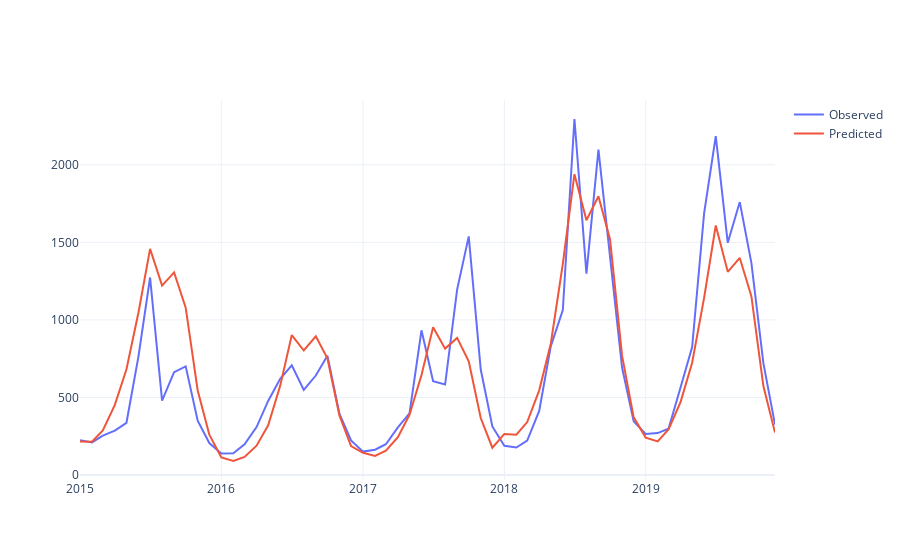
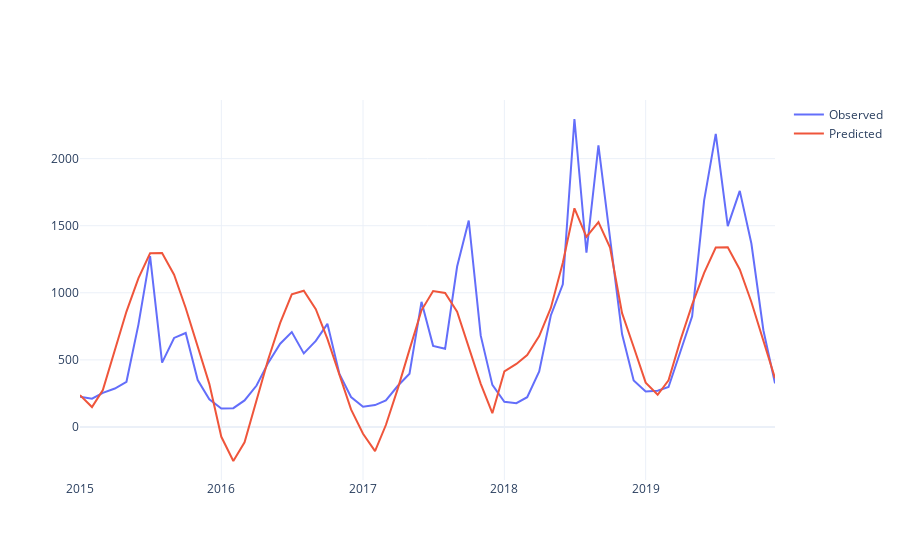

The code cell stored with these charts, in order, in its notebook:
### Code cell
pred_years = [2015,2016,2017,2018,2019]
test_obs = df.loc["2015-01-01":"2019-12-31",:]
for hydro_station in hydro_stations:
    df = pd.read_csv(f'../data/{hydro_station.lower()}_natural_monthly_flow.csv', parse_dates=['date'], index_col='date')
    modes = [
        'multiplicative',
        # 'additive'
    ]
    for mode in modes:
        test_pred = pd.DataFrame()
        train_r2_list = []
        for year in pred_years:
            train = df.loc[:"{}-12-31".format(year-1),:]
            test = df.loc["{}-01-01".format(year):"{}-12-31".format(year),:]
            # decompose the data using seasonal_decompose
            decomposition = seasonal_decompose(train['flow(m^3/s)'], model=mode, period=12,extrapolate_trend=1)
            # decomposition = seasonal_decompose(train['flow(m^3/s)'], model='additive', period=12,extrapolate_trend=1)
            # extract the trend component
            trend = decomposition.trend
            seasonal = decomposition.seasonal
            residual = decomposition.resid
            # fit the ARIMA model to the trend component
            model = pm.auto_arima(trend, 
                                  seasonal=False, 
                                  information_criterion='bic',
                                  trace=True,
                                  error_action='ignore',  
                                  suppress_warnings=True, 
                                  stepwise=True)
            model.summary()
            train_trend_pred = model.predict_in_sample()
            test_trend_pred = model.predict(n_periods=len(test))
            # fit the ARIMA model to the seasonal component
            model = pm.auto_arima(seasonal, 
                                  m = 12,
                                  seasonal_test = 'ch',
                                  seasonal=True, 
                                  information_criterion='bic',
                                  trace=True,
                                  error_action='ignore',  
                                  suppress_warnings=True, 
                                  stepwise=True)
            model.summary()
            train_seasonal_pred = model.predict_in_sample()
            test_seasonal_pred = model.predict(n_periods=len(test))
            # fit the ARIMA model to the residual component
            model = pm.auto_arima(residual, 
                                  seasonal=False, 
                                  information_criterion='bic',
                                  trace=True,
                                  error_action='ignore',  
                                  suppress_warnings=True, 
                                  stepwise=True)
            model.summary()
            train_residual_pred = model.predict_in_sample()
            test_residual_pred = model.predict(n_periods=len(test))
            # combine the trend, seasonal, and residual components
            if mode == 'multiplicative':
                train_pred_year = train_trend_pred * train_seasonal_pred * train_residual_pred
                test_pred_year = test_trend_pred * test_seasonal_pred * test_residual_pred
            else:
                train_pred_year = train_trend_pred + train_seasonal_pred + train_residual_pred
                test_pred_year = test_trend_pred + test_seasonal_pred + test_residual_pred

            train_pred_year.index = train.index
            train_pred_year.name = "SimFlow(m^3/s)"
            train_result = pd.concat([train,train_pred_year],axis=1)
            train_result.to_csv(f'../result/ARIMAPredData/seasonal_decompose_{mode}_arima_train_sim_{hydro_station.lower()}_before_{year}.csv')
            train_r2 = r2_score(train['flow(m^3/s)'], train_pred_year)
            train_r2_list.append(train_r2)
            test_pred_year.index = test.index
            test_pred_year.name = "flow(m^3/s)"
            test_pred = pd.concat([test_pred,test_pred_year])

        print(sum(train_r2_list)/len(train_r2_list))
        print(r2_score(test_obs,test_pred)) # 0.6934 multiplicative;0.5988 additive
        test_pred.index.name = 'date'
        test_pred.to_csv(f'../result/ARIMAPredData/seasonal_decompose_{mode}_arima_pred_{hydro_station.lower()}_{pred_years[0]}_{pred_years[-1]}.csv')

        # visualize the results using plotly
        fig = go.Figure()
        fig.add_trace(go.Scatter(x=test_obs.index, y=test_obs['flow(m^3/s)'], mode='lines', name='Observed'))
        fig.add_trace(go.Scatter(x=test_pred.index, y=test_pred['flow(m^3/s)'], mode='lines', name='Predicted'))
        fig.show()

        # Best model:  ARIMA(5,0,1)(0,0,0)[0] intercept m=1
        # Total fit time: 5.661 seconds
        # 0.8163614700601103
        # 0.6934717968558676

        # Best model:  ARIMA(5,0,0)(0,0,0)[0] intercept m=6
        # Total fit time: 4.456 seconds
        # 0.8403380825495306
        # 0.7699084203586042

### Figure 1 — Plotly figure (JSON) as saved in the notebook; plotly's stock layout.template omitted (floating-point values rounded to 4 significant figures)
{"data": [{"mode": "lines", "name": "Observed", "type": "scatter", "x": ["2015-01-01T00:00:00", "2015-02-01T00:00:00", "2015-03-01T00:00:00", "2015-04-01T00:00:00", "2015-05-01T00:00:00", "2015-06-01T00:00:00", "2015-07-01T00:00:00", "2015-08-01T00:00:00", "2015-09-01T00:00:00", "2015-10-01T00:00:00", "2015-11-01T00:00:00", "2015-12-01T00:00:00", "2016-01-01T00:00:00", "2016-02-01T00:00:00", "2016-03-01T00:00:00", "2016-04-01T00:00:00", "2016-05-01T00:00:00", "2016-06-01T00:00:00", "2016-07-01T00:00:00", "2016-08-01T00:00:00", "2016-09-01T00:00:00", "2016-10-01T00:00:00", "2016-11-01T00:00:00", "2016-12-01T00:00:00", "2017-01-01T00:00:00", "2017-02-01T00:00:00", "2017-03-01T00:00:00", "2017-04-01T00:00:00", "2017-05-01T00:00:00", "2017-06-01T00:00:00", "2017-07-01T00:00:00", "2017-08-01T00:00:00", "2017-09-01T00:00:00", "2017-10-01T00:00:00", "2017-11-01T00:00:00", "2017-12-01T00:00:00", "2018-01-01T00:00:00", "2018-02-01T00:00:00", "2018-03-01T00:00:00", "2018-04-01T00:00:00", "2018-05-01T00:00:00", "2018-06-01T00:00:00", "2018-07-01T00:00:00", "2018-08-01T00:00:00", "2018-09-01T00:00:00", "2018-10-01T00:00:00", "2018-11-01T00:00:00", "2018-12-01T00:00:00", "2019-01-01T00:00:00", "2019-02-01T00:00:00", "2019-03-01T00:00:00", "2019-04-01T00:00:00", "2019-05-01T00:00:00", "2019-06-01T00:00:00", "2019-07-01T00:00:00", "2019-08-01T00:00:00", "2019-09-01T00:00:00", "2019-10-01T00:00:00", "2019-11-01T00:00:00", "2019-12-01T00:00:00"], "y": [224.6, 210.2, 253.9, 286.2, 336.5, 764.8, 1273.0, 479.1, 663.4, 700.3, 350, 205.7, 137.9, 140.1, 197.8, 308.6, 477.4, 620.6, 707.5, 548.3, 641.4, 768.7, 395.1, 223.2, 150.7, 163.1, 198.2, 306.8, 397.2, 932.8, 604.5, 583.3, 1196.0, 1539.0, 680.3, 313.1, 188, 177.1, 221.5, 413.3, 831.1, 1063.0, 2295.0, 1298.0, 2098.0, 1399.0, 692.8, 345.8, 264.1, 270.2, 298.1, 564.5, 825, 1689.0, 2185.0, 1497.0, 1760.0, 1367.0, 721.2, 324.5]}, {"mode": "lines", "name": "Predicted", "type": "scatter", "x": ["2015-01-01T00:00:00", "2015-02-01T00:00:00", "2015-03-01T00:00:00", "2015-04-01T00:00:00", "2015-05-01T00:00:00", "2015-06-01T00:00:00", "2015-07-01T00:00:00", "2015-08-01T00:00:00", "2015-09-01T00:00:00", "2015-10-01T00:00:00", "2015-11-01T00:00:00", "2015-12-01T00:00:00", "2016-01-01T00:00:00", "2016-02-01T00:00:00", "2016-03-01T00:00:00", "2016-04-01T00:00:00", "2016-05-01T00:00:00", "2016-06-01T00:00:00", "2016-07-01T00:00:00", "2016-08-01T00:00:00", "2016-09-01T00:00:00", "2016-10-01T00:00:00", "2016-11-01T00:00:00", "2016-12-01T00:00:00", "2017-01-01T00:00:00", "2017-02-01T00:00:00", "2017-03-01T00:00:00", "2017-04-01T00:00:00", "2017-05-01T00:00:00", "2017-06-01T00:00:00", "2017-07-01T00:00:00", "2017-08-01T00:00:00", "2017-09-01T00:00:00", "2017-10-01T00:00:00", "2017-11-01T00:00:00", "2017-12-01T00:00:00", "2018-01-01T00:00:00", "2018-02-01T00:00:00", "2018-03-01T00:00:00", "2018-04-01T00:00:00", "2018-05-01T00:00:00", "2018-06-01T00:00:00", "2018-07-01T00:00:00", "2018-08-01T00:00:00", "2018-09-01T00:00:00", "2018-10-01T00:00:00", "2018-11-01T00:00:00", "2018-12-01T00:00:00", "2019-01-01T00:00:00", "2019-02-01T00:00:00", "2019-03-01T00:00:00", "2019-04-01T00:00:00", "2019-05-01T00:00:00", "2019-06-01T00:00:00", "2019-07-01T00:00:00", "2019-08-01T00:00:00", "2019-09-01T00:00:00", "2019-10-01T00:00:00", "2019-11-01T00:00:00", "2019-12-01T00:00:00"], "y": [215.7, 214.2, 288.0, 451.8, 681.5, 1048.0, 1458.0, 1221.0, 1306.0, 1079.0, 545.2, 260.4, 112.8, 90.17, 116.5, 188.6, 320.6, 574.7, 902.1, 802.8, 893.9, 752.9, 383.8, 186.9, 143.2, 123.3, 156.5, 244.3, 388.2, 644.4, 952.4, 814.8, 883.9, 733.1, 367.1, 175.8, 264.6, 259.6, 341.2, 545.7, 847.9, 1362.0, 1940.0, 1642.0, 1797.0, 1518.0, 769.0, 371.8, 241.0, 216.9, 293.2, 470.2, 724.1, 1144.0, 1609.0, 1310.0, 1399.0, 1153.0, 573.4, 274.0]}], "layout": {}}

### Figure 2 — Plotly figure (JSON) as saved in the notebook; plotly's stock layout.template omitted (floating-point values rounded to 4 significant figures)
{"data": [{"mode": "lines", "name": "Observed", "type": "scatter", "x": ["2015-01-01T00:00:00", "2015-02-01T00:00:00", "2015-03-01T00:00:00", "2015-04-01T00:00:00", "2015-05-01T00:00:00", "2015-06-01T00:00:00", "2015-07-01T00:00:00", "2015-08-01T00:00:00", "2015-09-01T00:00:00", "2015-10-01T00:00:00", "2015-11-01T00:00:00", "2015-12-01T00:00:00", "2016-01-01T00:00:00", "2016-02-01T00:00:00", "2016-03-01T00:00:00", "2016-04-01T00:00:00", "2016-05-01T00:00:00", "2016-06-01T00:00:00", "2016-07-01T00:00:00", "2016-08-01T00:00:00", "2016-09-01T00:00:00", "2016-10-01T00:00:00", "2016-11-01T00:00:00", "2016-12-01T00:00:00", "2017-01-01T00:00:00", "2017-02-01T00:00:00", "2017-03-01T00:00:00", "2017-04-01T00:00:00", "2017-05-01T00:00:00", "2017-06-01T00:00:00", "2017-07-01T00:00:00", "2017-08-01T00:00:00", "2017-09-01T00:00:00", "2017-10-01T00:00:00", "2017-11-01T00:00:00", "2017-12-01T00:00:00", "2018-01-01T00:00:00", "2018-02-01T00:00:00", "2018-03-01T00:00:00", "2018-04-01T00:00:00", "2018-05-01T00:00:00", "2018-06-01T00:00:00", "2018-07-01T00:00:00", "2018-08-01T00:00:00", "2018-09-01T00:00:00", "2018-10-01T00:00:00", "2018-11-01T00:00:00", "2018-12-01T00:00:00", "2019-01-01T00:00:00", "2019-02-01T00:00:00", "2019-03-01T00:00:00", "2019-04-01T00:00:00", "2019-05-01T00:00:00", "2019-06-01T00:00:00", "2019-07-01T00:00:00", "2019-08-01T00:00:00", "2019-09-01T00:00:00", "2019-10-01T00:00:00", "2019-11-01T00:00:00", "2019-12-01T00:00:00"], "y": [224.6, 210.2, 253.9, 286.2, 336.5, 764.8, 1273.0, 479.1, 663.4, 700.3, 350, 205.7, 137.9, 140.1, 197.8, 308.6, 477.4, 620.6, 707.5, 548.3, 641.4, 768.7, 395.1, 223.2, 150.7, 163.1, 198.2, 306.8, 397.2, 932.8, 604.5, 583.3, 1196.0, 1539.0, 680.3, 313.1, 188, 177.1, 221.5, 413.3, 831.1, 1063.0, 2295.0, 1298.0, 2098.0, 1399.0, 692.8, 345.8, 264.1, 270.2, 298.1, 564.5, 825, 1689.0, 2185.0, 1497.0, 1760.0, 1367.0, 721.2, 324.5]}, {"mode": "lines", "name": "Predicted", "type": "scatter", "x": ["2015-01-01T00:00:00", "2015-02-01T00:00:00", "2015-03-01T00:00:00", "2015-04-01T00:00:00", "2015-05-01T00:00:00", "2015-06-01T00:00:00", "2015-07-01T00:00:00", "2015-08-01T00:00:00", "2015-09-01T00:00:00", "2015-10-01T00:00:00", "2015-11-01T00:00:00", "2015-12-01T00:00:00", "2016-01-01T00:00:00", "2016-02-01T00:00:00", "2016-03-01T00:00:00", "2016-04-01T00:00:00", "2016-05-01T00:00:00", "2016-06-01T00:00:00", "2016-07-01T00:00:00", "2016-08-01T00:00:00", "2016-09-01T00:00:00", "2016-10-01T00:00:00", "2016-11-01T00:00:00", "2016-12-01T00:00:00", "2017-01-01T00:00:00", "2017-02-01T00:00:00", "2017-03-01T00:00:00", "2017-04-01T00:00:00", "2017-05-01T00:00:00", "2017-06-01T00:00:00", "2017-07-01T00:00:00", "2017-08-01T00:00:00", "2017-09-01T00:00:00", "2017-10-01T00:00:00", "2017-11-01T00:00:00", "2017-12-01T00:00:00", "2018-01-01T00:00:00", "2018-02-01T00:00:00", "2018-03-01T00:00:00", "2018-04-01T00:00:00", "2018-05-01T00:00:00", "2018-06-01T00:00:00", "2018-07-01T00:00:00", "2018-08-01T00:00:00", "2018-09-01T00:00:00", "2018-10-01T00:00:00", "2018-11-01T00:00:00", "2018-12-01T00:00:00", "2019-01-01T00:00:00", "2019-02-01T00:00:00", "2019-03-01T00:00:00", "2019-04-01T00:00:00", "2019-05-01T00:00:00", "2019-06-01T00:00:00", "2019-07-01T00:00:00", "2019-08-01T00:00:00", "2019-09-01T00:00:00", "2019-10-01T00:00:00", "2019-11-01T00:00:00", "2019-12-01T00:00:00"], "y": [237.4, 148.2, 275.4, 581.9, 860.1, 1109.0, 1294.0, 1297.0, 1134.0, 886.4, 589.9, 321.4, -73.53, -253.8, -115.0, 207.5, 502.4, 775.4, 988.6, 1015.0, 878.1, 656.0, 381.1, 130.5, -50.39, -180.0, 14.36, 287.6, 576.5, 869.6, 1013.0, 998.4, 858.7, 601.3, 321.3, 102.3, 413.7, 469.8, 536.6, 677.0, 887.4, 1224.0, 1630.0, 1417.0, 1528.0, 1337.0, 848.4, 596.0, 330.5, 239.5, 347.7, 648.8, 911.5, 1148.0, 1337.0, 1339.0, 1174.0, 931.4, 637.0, 363.3]}], "layout": {}}
